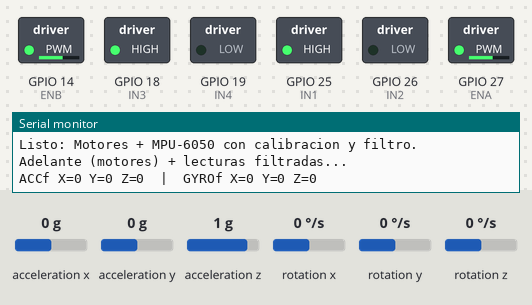
A sketch run on a simulated ESP32. Shown: switched loads named in the sketch (green lamp = pin HIGH), the last lines printed to the serial monitor. Wiring (inferred from the names in the program): MPU-6050 motion sensor at I2C address 0x68. Inputs (shaded band) come from the test bench; at power-on: acceleration x 0 g, acceleration y 0 g, acceleration z 1 g, rotation x 0 °/s, rotation y 0 °/s, rotation z 0 °/s.

Above: at 3.65 s.
At 6.85 s:
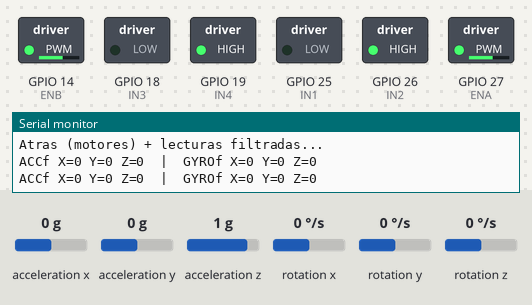
At 10.1 s:
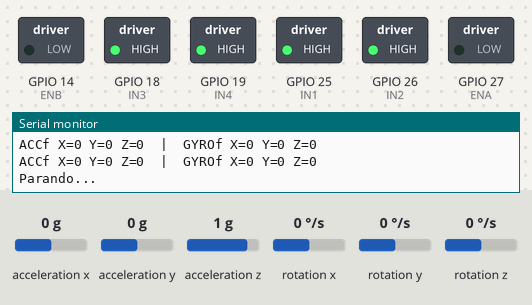
Timing chart, 0 to 12.1 s (numbered marks = the images above):
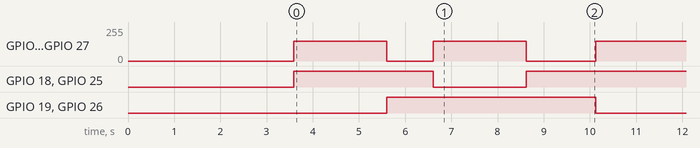

The sketch:

initial_movement.ino
```cpp
#include <Wire.h>

// ---------- Pines del ESP32 ----------
// Motores (L298N)
#define ENA 27    // PWM motor 1
#define IN1 25    // Dirección motor 1
#define IN2 26

#define ENB 14    // PWM motor 2
#define IN3 18    // Dirección motor 2
#define IN4 19

// I2C MPU-6050
#define SDA_PIN 21
#define SCL_PIN 22

// Dirección I2C del MPU-6050
const int MPU_ADDR = 0x68;

// ---------- Calibración / filtro ----------

// Offsets calculados en reposo
long offAccX = 0, offAccY = 0, offAccZ = 0;
long offGyroX = 0, offGyroY = 0, offGyroZ = 0;

// Valores filtrados (float para suavizar)
float fAccX = 0, fAccY = 0, fAccZ = 0;
float fGyroX = 0, fGyroY = 0, fGyroZ = 0;

// Parámetros del filtro
const float ALPHA = 0.2;      // 0..1  (más pequeño = más suave)
const int   GYRO_DEADZONE = 300; // zona muerta giroscopio (~2–3 °/s)

// ---------- Funciones de motores ----------

// pwm: de 0 a 255
void motor1(int pwm, bool forward) {
  pwm = constrain(pwm, 0, 255);

  digitalWrite(IN1, forward ? HIGH : LOW);
  digitalWrite(IN2, forward ? LOW  : HIGH);

  analogWrite(ENA, pwm);
}

void motor2(int pwm, bool forward) {
  pwm = constrain(pwm, 0, 255);

  digitalWrite(IN3, forward ? HIGH : LOW);
  digitalWrite(IN4, forward ? LOW  : HIGH);

  analogWrite(ENB, pwm);
}

void stopMotor(bool brake = false) {
  if (brake) {
    // Freno activo: ambos en alto
    digitalWrite(IN1, HIGH);
    digitalWrite(IN2, HIGH);
    digitalWrite(IN3, HIGH);
    digitalWrite(IN4, HIGH);
  } else {
    // Parada libre
    digitalWrite(IN1, LOW);
    digitalWrite(IN2, LOW);
    digitalWrite(IN3, LOW);
    digitalWrite(IN4, LOW);
  }

  analogWrite(ENA, 0);
  analogWrite(ENB, 0);
}

// ---------- Lectura cruda del MPU-6050 ----------

void leerMPUcrudo(int16_t &accX, int16_t &accY, int16_t &accZ,
                  int16_t &gyroX, int16_t &gyroY, int16_t &gyroZ) {

  Wire.beginTransmission(MPU_ADDR);
  Wire.write(0x3B);             // ACCEL_XOUT_H
  Wire.endTransmission(false);
  Wire.requestFrom(MPU_ADDR, 14, true);

  // Acelerómetro
  accX = Wire.read() << 8 | Wire.read();
  accY = Wire.read() << 8 | Wire.read();
  accZ = Wire.read() << 8 | Wire.read();

  // Temperatura (se descarta)
  Wire.read(); Wire.read();

  // Giroscopio
  gyroX = Wire.read() << 8 | Wire.read();
  gyroY = Wire.read() << 8 | Wire.read();
  gyroZ = Wire.read() << 8 | Wire.read();
}

// ---------- Calibración en reposo ----------
// Calcula los offsets promedio mientras el sensor está quieto.

void calibrarMPU(int muestras = 500) {
  long sumAccX = 0, sumAccY = 0, sumAccZ = 0;
  long sumGyroX = 0, sumGyroY = 0, sumGyroZ = 0;

  Serial.println("Calibrando MPU-6050, NO mover el robot...");

  int16_t ax, ay, az, gx, gy, gz;

  for (int i = 0; i < muestras; i++) {
    leerMPUcrudo(ax, ay, az, gx, gy, gz);

    sumAccX += ax;
    sumAccY += ay;
    sumAccZ += az;

    sumGyroX += gx;
    sumGyroY += gy;
    sumGyroZ += gz;

    delay(5);
  }

  offAccX  = sumAccX / muestras;
  offAccY  = sumAccY / muestras;
  offAccZ  = sumAccZ / muestras;
  offGyroX = sumGyroX / muestras;
  offGyroY = sumGyroY / muestras;
  offGyroZ = sumGyroZ / muestras;

  // Inicializamos los filtrados con los offsets (para evitar salto inicial)
  fAccX = 0;
  fAccY = 0;
  fAccZ = 0;
  fGyroX = 0;
  fGyroY = 0;
  fGyroZ = 0;

  Serial.println("Calibracion terminada.");
  Serial.print("Offsets ACC: ");
  Serial.print(offAccX); Serial.print(" ");
  Serial.print(offAccY); Serial.print(" ");
  Serial.println(offAccZ);

  Serial.print("Offsets GYRO: ");
  Serial.print(offGyroX); Serial.print(" ");
  Serial.print(offGyroY); Serial.print(" ");
  Serial.println(offGyroZ);
}

// ---------- Lectura con offset + filtro + zona muerta ----------

void leerMPUFiltrado() {
  int16_t ax, ay, az, gx, gy, gz;

  leerMPUcrudo(ax, ay, az, gx, gy, gz);

  // Aplicar offset (dejamos el sistema centrado en ~0 en la posicion de calibracion)
  float accX = ax - offAccX;
  float accY = ay - offAccY;
  float accZ = az - offAccZ;

  float gyroX = gx - offGyroX;
  float gyroY = gy - offGyroY;
  float gyroZ = gz - offGyroZ;

  // Filtro exponencial simple
  fAccX  = ALPHA * accX  + (1.0 - ALPHA) * fAccX;
  fAccY  = ALPHA * accY  + (1.0 - ALPHA) * fAccY;
  fAccZ  = ALPHA * accZ  + (1.0 - ALPHA) * fAccZ;

  fGyroX = ALPHA * gyroX + (1.0 - ALPHA) * fGyroX;
  fGyroY = ALPHA * gyroY + (1.0 - ALPHA) * fGyroY;
  fGyroZ = ALPHA * gyroZ + (1.0 - ALPHA) * fGyroZ;

  // Zona muerta para giroscopio (pequeñas variaciones → 0)
  if (fabs(fGyroX) < GYRO_DEADZONE) fGyroX = 0;
  if (fabs(fGyroY) < GYRO_DEADZONE) fGyroY = 0;
  if (fabs(fGyroZ) < GYRO_DEADZONE) fGyroZ = 0;

  // Mostrar valores filtrados
  Serial.print("ACCf X="); Serial.print((int)fAccX);
  Serial.print(" Y=");     Serial.print((int)fAccY);
  Serial.print(" Z=");     Serial.print((int)fAccZ);

  Serial.print("  |  GYROf X="); Serial.print((int)fGyroX);
  Serial.print(" Y=");          Serial.print((int)fGyroY);
  Serial.print(" Z=");          Serial.println((int)fGyroZ);
}

// ---------- setup y loop ----------

void setup() {
  Serial.begin(115200);
  delay(300);

  // Pines de motores
  pinMode(IN1, OUTPUT);
  pinMode(IN2, OUTPUT);
  pinMode(IN3, OUTPUT);
  pinMode(IN4, OUTPUT);
  pinMode(ENA, OUTPUT);
  pinMode(ENB, OUTPUT);

  stopMotor(false);

  // Iniciar I2C para MPU-6050
  Wire.begin(SDA_PIN, SCL_PIN);

  // Despertar el MPU-6050
  Wire.beginTransmission(MPU_ADDR);
  Wire.write(0x6B);   // PWR_MGMT_1
  Wire.write(0);      // 0 = salir de sleep
  Wire.endTransmission(true);

  // Calibración inicial en reposo
  calibrarMPU();   // NO mover el robot durante esto

  Serial.println("Listo: Motores + MPU-6050 con calibracion y filtro.");
}

void loop() {
  Serial.println("Adelante (motores) + lecturas filtradas...");
  // 2 segundos adelante, leyendo MPU cada 200 ms
  for (int i = 0; i < 10; i++) {
    motor1(150, true);
    motor2(150, true);
    leerMPUFiltrado();
    delay(200);
  }

  Serial.println("Parando...");
  stopMotor(true);
  delay(1000);

  Serial.println("Atras (motores) + lecturas filtradas...");
  // 2 segundos atrás, leyendo MPU cada 200 ms
  for (int i = 0; i < 10; i++) {
    motor1(150, false);
    motor2(150, false);
    leerMPUFiltrado();
    delay(200);
  }

  Serial.println("Parando...");
  stopMotor(true);
  delay(1500);
}
```

Measured:
- by itself, GPIO 14 (ENB), GPIO 27 (ENA): repeats every 6.5 s: 0/255 1.0 s, 150/255 2.0 s, 0/255 1.5 s, 150/255 2.0 s
- by itself, GPIO 18 (IN3), GPIO 25 (IN1): repeats every 6.5 s: LOW 2.0 s, HIGH 4.5 s
- by itself, GPIO 19 (IN4), GPIO 26 (IN2): alternates HIGH for 4.5 s and LOW for 2.0 s
